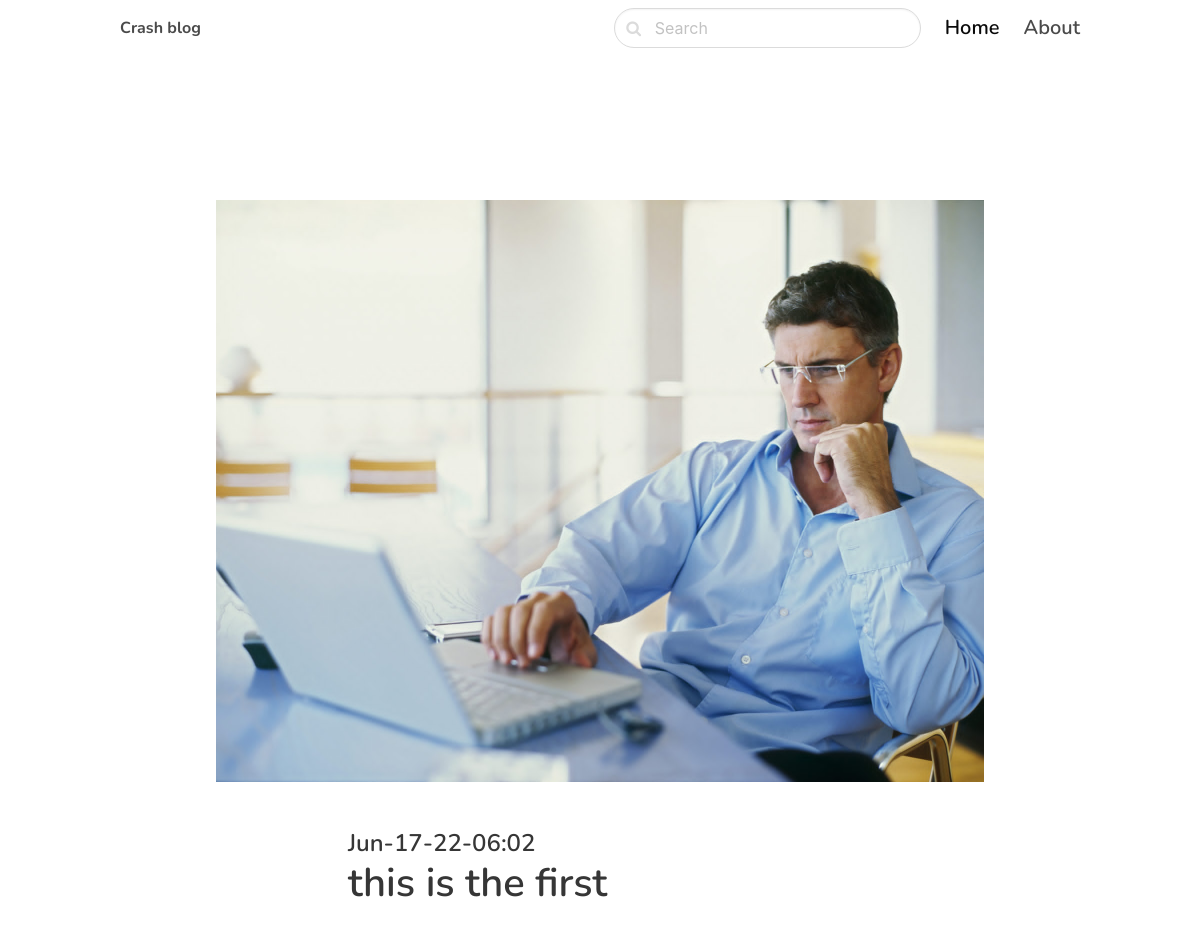
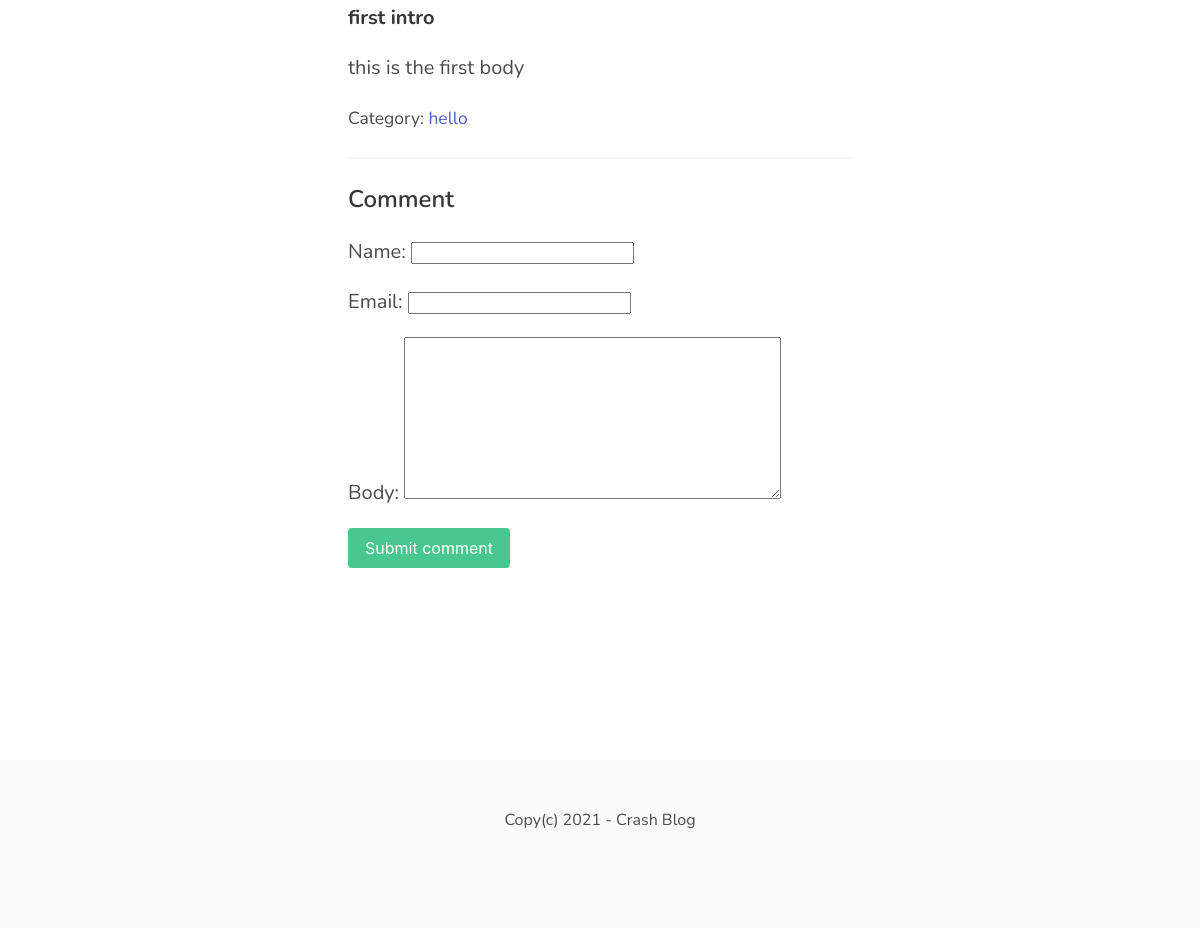
The page /first/post/ on the database its author committed (2 pictures, top to bottom).
### blog/models.py (models this page shows, shortened)
class Post(models.Model):
    ACTIVE = 'active'
    DRAFT = 'draft'
    CHOICES_STATUS = (
        (ACTIVE,'Active'),
        (DRAFT,'Draft')
    )
    category=models.ForeignKey(Category, related_name='posts',on_delete=models.CASCADE)
    title = models.CharField(max_length=255)
    slug = models.SlugField()
    intro = models.TextField()
    body = models.TextField()
    created_at = models.DateTimeField(auto_now_add=True)
    status = models.CharField(max_length=10, choices=CHOICES_STATUS,default=ACTIVE)
    image = models.ImageField(upload_to='uploads/',blank=True,null=True)
    class Meta:
        ordering = ('-created_at',)

class Category(models.Model):
    title = models.CharField(max_length=255)
    slug = models.SlugField()
    class Meta:
        ordering = ('title',)
        verbose_name_plural = 'Categories'
    def __str__(self):
        return self.title

### blog/views.py (the view)
# urls.py: path('<slug:category_slug>/<slug:slug>/',views.detail,name='post_detail'),
def detail(request,category_slug, slug):
    post = get_object_or_404(Post,slug=slug,status=Post.ACTIVE)
    if request.method == 'POST':
        form = CommentForms(request.POST)
        if form.is_valid():
            comment = form.save(commit=False)
            comment.post = post
            comment.save()
            return redirect('post_detail',slug=slug)
    else:
        form = CommentForms()
    return render(request,'detail.html',{'post':post,'form':form})

### blog/forms.py
class CommentForms(forms.ModelForm):
    class Meta:
        model = Comment
        fields = ('name','email','body')

### blog/templates/detail.html (shortened to what this page needs)
{% extends 'base.html' %}
{% block content %}
<section class="hero">
        <div class="hero-body">
            <div class="container">
                <section class="section">
                    {% if post.image %}
                        <figure class="image mb-6">
                            <img src="{{ post.image.url }}">
                        </figure>
                    {% endif %}
                    <div class="columns">
                        <div class="column is-8 is-offset-2">
                                <div class="content is-medium">
                                    <h2 class="subtitle is-4">{{ post.created_at|date:'M-d-y-H:i' }}</h2>
                                    <h1 class="title">{{ post.title }}</h1>
                                    <p><strong>{{ post.intro }}</strong></p>
                                    <p>{{ post.body }}</p>
                                    <p><small>Category: <a href="{% url 'category_detail' post.category.slug %}">{{ post.category }}</a></small></p>
                                    <hr>
                                    <h2 class="subtitle is-4">Comment</h2>
                                    <form method="post" class="mb-6">
                                        {{form.as_p}}
                                        <div class="field">
                                            <div class="control">
                                                <button class="button is-success">Submit comment</button>
                                            </div>
                                        </div>
                                    </form>
                                  </div>
                        </div>
                    </div>
                </section>
            </div>
        </div>
    </section>
{% endblock %}

### core/templates/base.html (style rules this page uses)
body { font-family: 'Nunito', sans-serif; }

### rows shown on the page
Post: image (picture), created_at "Jun-17-22-06:02", title "this is the first", intro "first intro", body "this is the first body", category "hello"
